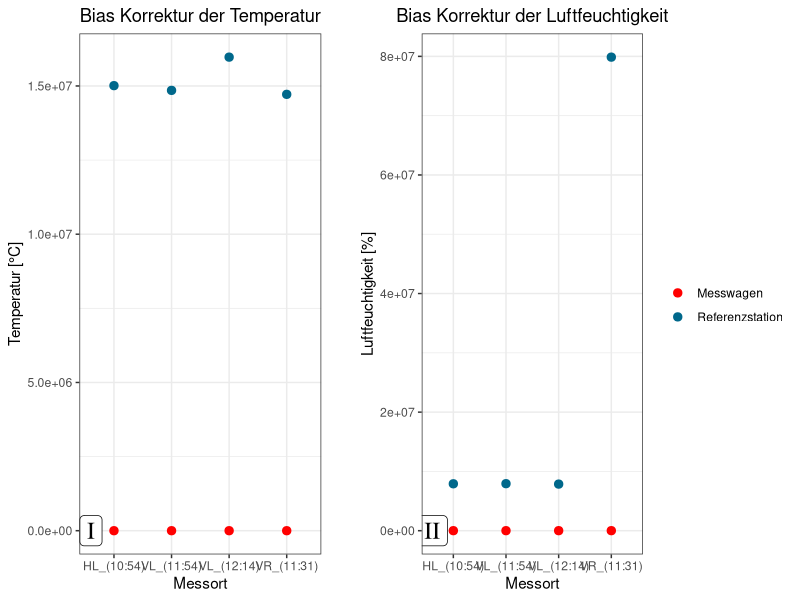

The R script that drew this image:
## ---- chunk 1
#Package
library(ggplot2)

#File
data <- readr::read_csv2("../data/Bias_CSV.csv")
## ---- chunk 2
# Messwagen

eWt <- 0.1
eWlfk <- 1.5

#Bernometer

eSt <- 0.2
eSlfk <- 1.8
## ---- chunk 3
colors <- c("Messwagen" = "red", "Referenzstation" = "deepskyblue4")
## ---- chunk 4
#Open jpeg
jpeg("../Images/Bias_Correction/Bias_corr.jpeg", height = 486, width = 1200, res = 108)

#Creating temperature plot
p1 <- ggplot(data, aes(x = Messort)) + #x-Axis
  geom_errorbar(aes(ymin = T_Messwagen - eWt, ymax = T_Messwagen + eWt), width = 0.1) + #Errorbar Messwagen
  geom_errorbar(aes(ymin = T_Messstation - eSt, ymax = T_Messstation + eSt), width = 0.1) + #Errorbar Messstation
  geom_point(aes(y = T_Messstation, color = "Referenzstation"), size = 2.5) + #Points Messstation
  geom_point(aes(y = T_Messwagen, color = "Messwagen"), size = 2.5) + #Points Messwagen
  labs(y = "Temperatur [°C]", x = "Messort", color = "") + #Axis label & Legend
  ggtitle("Bias Korrektur der Temperatur") + #Title
  scale_color_manual(values = colors) + #Legend element color
  annotate(geom = "label", x = 0.6, y = 1.79, label = "I", family = "serif", size = 6) + #Plot number
  theme_bw() + #Plot aesthetic
  theme(legend.position = "none") + #Only one legend needed, so hide this
  theme(plot.margin = margin(0.2, 2, 0.2, 0.2, "cm")) + #Set Plot margins
  theme(plot.title = element_text(hjust = 0.5)) #Center title

#Creating relative air humidity plot
p2 <- ggplot(data, aes(x = Messort)) + #x-Axis
  geom_errorbar(aes(ymin = LF_Messwagen - eWlfk, ymax = LF_Messwagen + eWlfk), width = 0.1) + #Errorbar Messwagen
  geom_errorbar(aes(ymin = LF_Messstation - eSlfk, ymax = LF_Messstation + eSlfk), width = 0.1) + #Errorbar Messstation
  geom_point(aes(y = LF_Messstation, color = "Referenzstation"), size = 2.5) + #Points Messstation
  geom_point(aes(y = LF_Messwagen, color = "Messwagen"), size = 2.5) + #Points Messwagen
  labs(y = "Luftfeuchtigkeit [%]", x = "Messort", color = "") + #Axis label & Legend
  ggtitle("Bias Korrektur der Luftfeuchtigkeit") + #Title
  scale_color_manual(values = colors) + #Legend element color
  annotate(geom = "label", x = 0.6, y = 81.5, label = "II", family = "serif", size = 6) + #Plot number
  theme_bw() + #Plot aesthetic
  theme(plot.margin = margin(0.2, 0.2, 0.2, -1, "cm")) + #Set Plot margins
  theme(plot.title = element_text(hjust = 0.5)) #Center title

#Combine plots
cowplot::plot_grid(p1, p2)

#Close and safe jpeg
dev.off()
